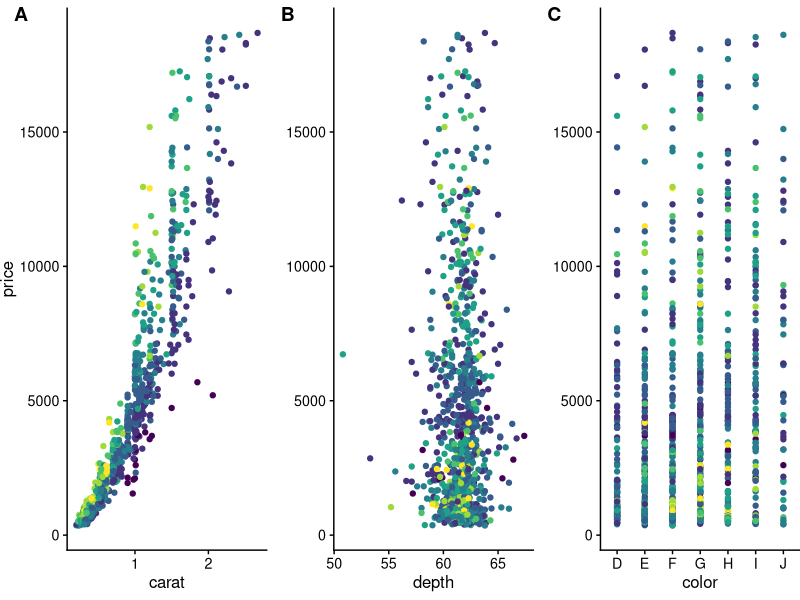
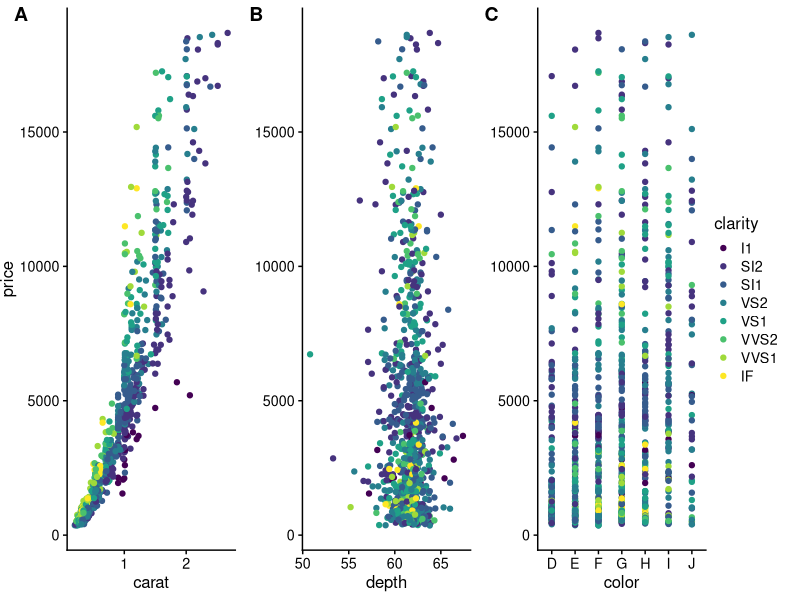
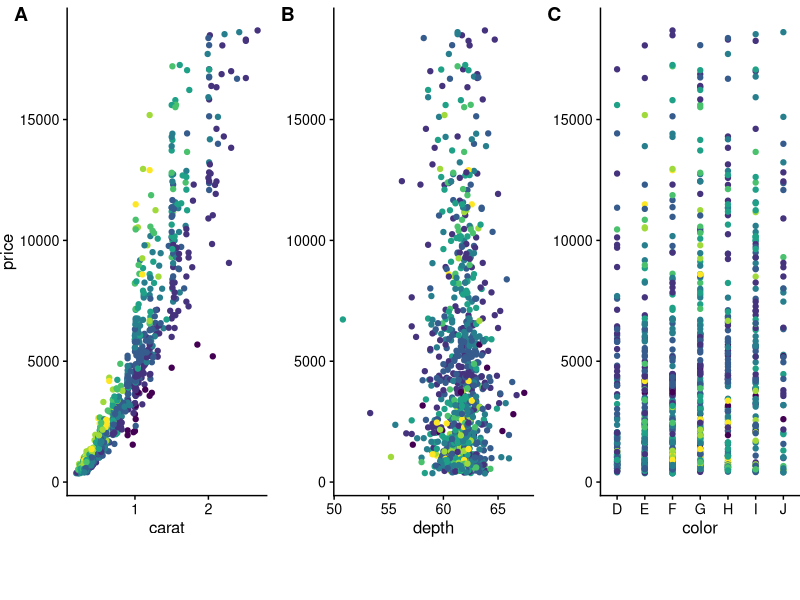
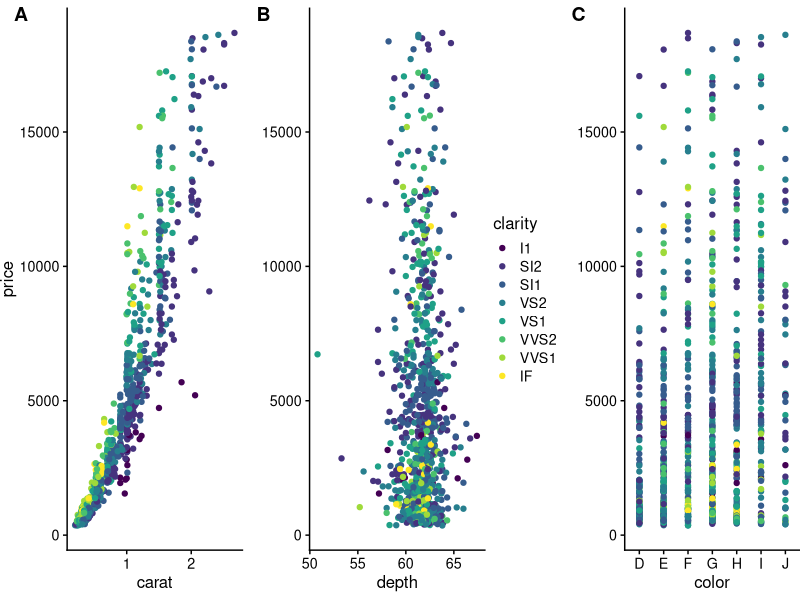
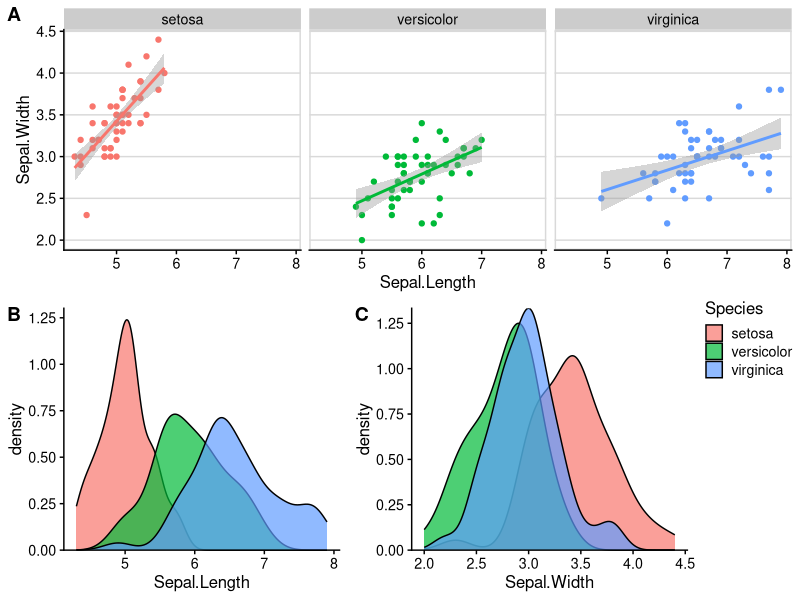

R code for these plots, in order:
## ---- chunk 1
knitr::opts_chunk$set(
  fig.width = 4,
  fig.height = 3
)
## ---- chunk 2
library(ggplot2)
library(cowplot)
library(rlang)

# down-sampled diamonds data set
dsamp <- diamonds[sample(nrow(diamonds), 1000), ]

# function to create plots
plot_diamonds <- function(xaes) {
  xaes <- enquo(xaes)
  ggplot(dsamp, aes(!!xaes, price, color = clarity)) +
    geom_point() +
    theme_half_open(12) +
    # we set the left and right margins to 0 to remove 
    # unnecessary spacing in the final plot arrangement.
    theme(plot.margin = margin(6, 0, 6, 0))
}

# make three plots
p1 <- plot_diamonds(carat)
p2 <- plot_diamonds(depth) + ylab(NULL)
p3 <- plot_diamonds(color) + ylab(NULL)

# arrange the three plots in a single row
prow <- plot_grid(
  p1 + theme(legend.position="none"),
  p2 + theme(legend.position="none"),
  p3 + theme(legend.position="none"),
  align = 'vh',
  labels = c("A", "B", "C"),
  hjust = -1,
  nrow = 1
)
prow
## ---- chunk 3
# extract the legend from one of the plots
legend <- get_legend(
  # create some space to the left of the legend
  p1 + theme(legend.box.margin = margin(0, 0, 0, 12))
)

# add the legend to the row we made earlier. Give it one-third of 
# the width of one plot (via rel_widths).
plot_grid(prow, legend, rel_widths = c(3, .4))
## ---- chunk 4
# extract a legend that is laid out horizontally
legend_b <- get_legend(
  p1 + 
    guides(color = guide_legend(nrow = 1)) +
    theme(legend.position = "bottom")
)

# add the legend underneath the row we made earlier. Give it 10%
# of the height of one plot (via rel_heights).
plot_grid(prow, legend_b, ncol = 1, rel_heights = c(1, .1))
## ---- chunk 5
# arrange the three plots in a single row, leaving space between plot B and C
prow <- plot_grid(
  p1 + theme(legend.position="none"),
  p2 + theme(legend.position="none"),
  NULL,
  p3 + theme(legend.position="none"),
  align = 'vh',
  labels = c("A", "B", "", "C"),
  hjust = -1,
  nrow = 1,
  rel_widths = c(1, 1, .3, 1)
)

# now add in the legend
prow + draw_grob(legend, 2/3.3, 0, .3/3.3, 1)
## ---- chunk 6
# plot 1
p1 <- ggplot(iris, aes(Sepal.Length, Sepal.Width, color = Species)) + 
  geom_point() + 
  stat_smooth(method = "lm") +
  facet_grid(. ~ Species) +
  theme_half_open(12) +
  background_grid(major = 'y', minor = "none") + 
  panel_border() + 
  theme(legend.position = "none")

# plot 2
p2 <- ggplot(iris, aes(Sepal.Length, fill = Species)) +
  geom_density(alpha = .7) + 
  scale_y_continuous(expand = expand_scale(mult = c(0, 0.05))) +
  theme_half_open(12) +
  theme(legend.justification = "top")
p2a <- p2 + theme(legend.position = "none")

# plot 3
p3 <- ggplot(iris, aes(Sepal.Width, fill = Species)) +
  geom_density(alpha = .7) + 
  scale_y_continuous(expand = c(0, 0)) +
  theme_half_open(12) +
  theme(legend.position = "none")

# legend
legend <- get_legend(p2)

# align all plots vertically
plots <- align_plots(p1, p2a, p3, align = 'v', axis = 'l')

# put together the bottom row and then everything
bottom_row <- plot_grid(
  plots[[2]], plots[[3]], legend,
  labels = c("B", "C"),
  rel_widths = c(1, 1, .3),
  nrow = 1
)
plot_grid(plots[[1]], bottom_row, labels = c("A"), ncol = 1)
